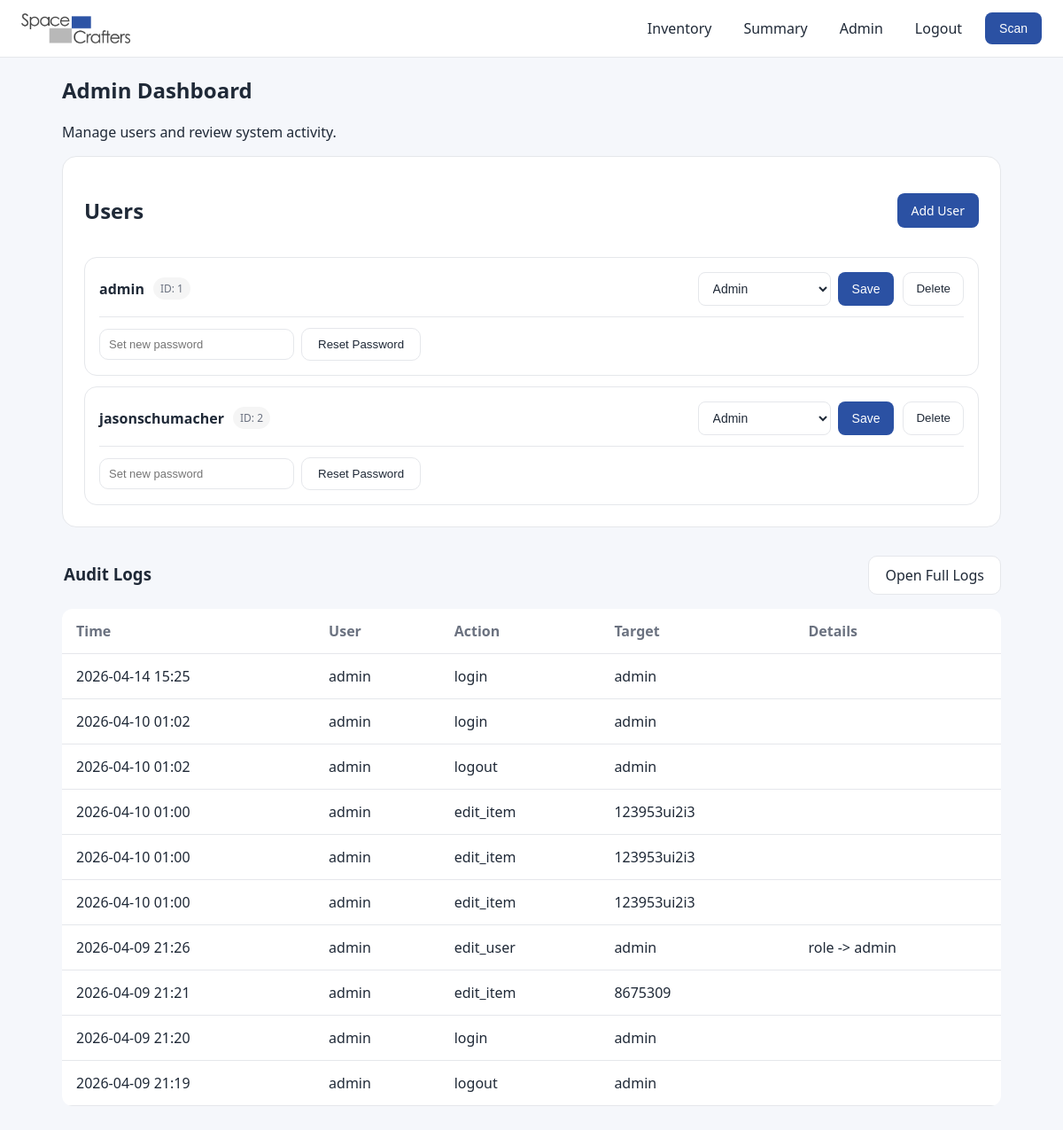
Page /admin (signed in) on the earlier database version.
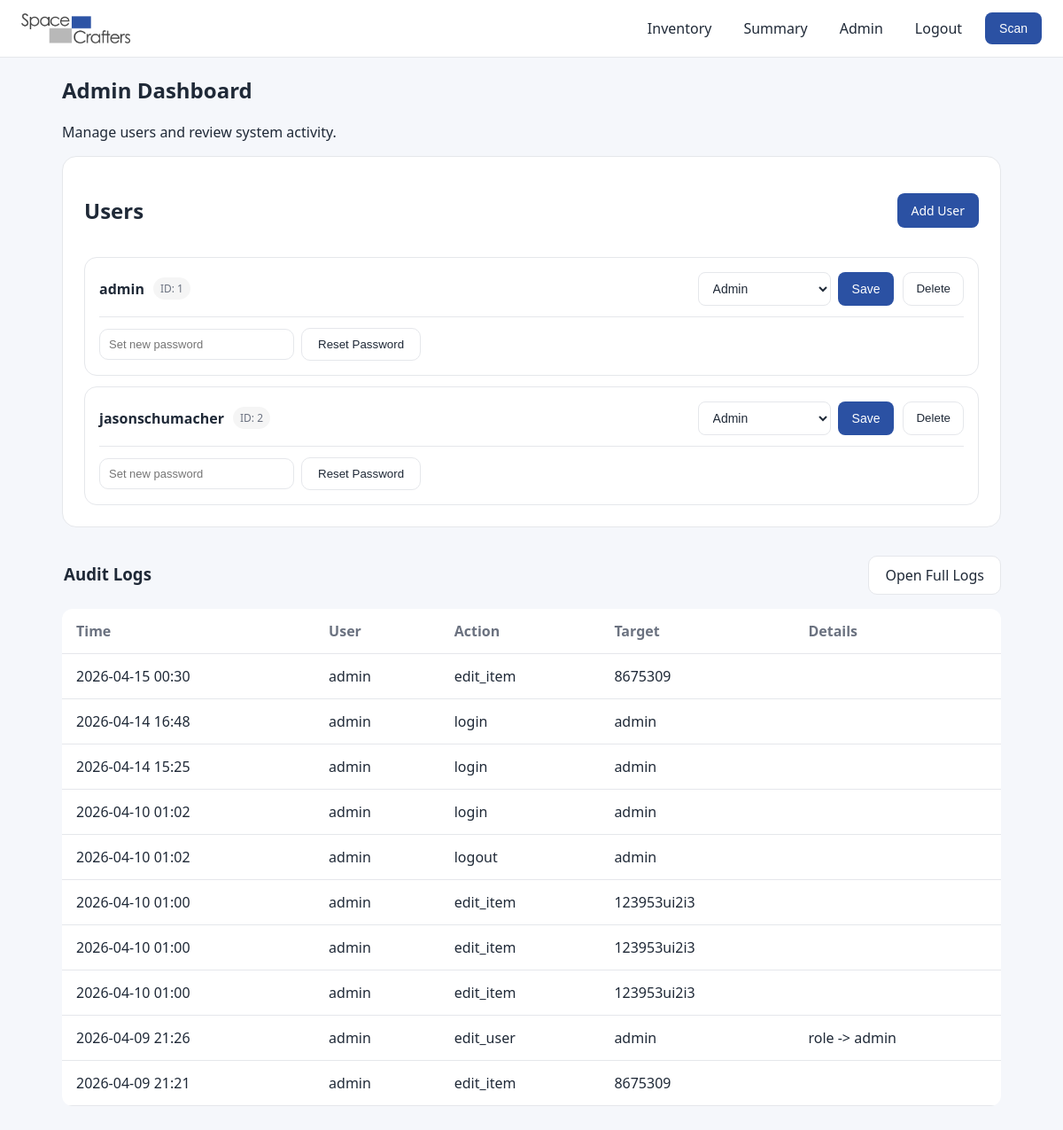
Same page on the later database version.
### models.py (models this page shows)
class User(UserMixin, db.Model):
    __tablename__ = "users"
    id = db.Column(db.Integer, primary_key=True)
    username = db.Column(db.String(100), unique=True, nullable=False)
    password_hash = db.Column(db.String(200), nullable=False)
    role = db.Column(db.String(20), default="viewer")
    audit_logs = db.relationship(
        "AuditLog",
        back_populates="actor",
        cascade="all, delete-orphan",
    )
    @property
    def is_active(self):
        return True
    @property
    def is_admin(self):
        return self.role == "admin"

class AuditLog(db.Model):
    __tablename__ = "audit_logs"
    id = db.Column(db.Integer, primary_key=True)
    actor_id = db.Column(
        db.Integer,
        db.ForeignKey("users.id"),
        nullable=True,
    )
    action = db.Column(db.String(200), nullable=False)
    target = db.Column(db.String(200))
    details = db.Column(db.Text)
    created_at = db.Column(
        db.DateTime,
        default=lambda: datetime.now(timezone.utc),
    )
    actor = db.relationship("User", back_populates="audit_logs")

### app.py (the view)
@app.route("/admin")
@login_required
@admin_required
def admin():
    users = User.query.all()
    logs = AuditLog.query.order_by(AuditLog.id.desc()).limit(10).all()
    return render_template(
        "admin.html",
        users=users,
        logs=logs
    )

### app.py (called while the page is built)
@login_manager.user_loader
def load_user(user_id):
    return db.session.get(User, int(user_id))

def admin_required(view):
    @wraps(view)
    def wrapped(*args, **kwargs):
        if not current_user.is_authenticated or not current_user.is_admin:
            abort(403)
        return view(*args, **kwargs)
    return wrapped

### templates/admin.html (shortened to what this page needs)
{% extends "base.html" %}
{% block content %}
<div class="page">
  <h2>Admin Dashboard</h2>
  <p class="muted-text">Manage users and review system activity.</p>
  <div class="card">
    <div class="table-section-header">
      <h2>Users</h2>
      <a class="primary-btn" href="{{ url_for('add_user') }}">Add User</a>
    </div>
    <div class="user-admin-list">
      {% for user in users %}
      <div class="user-admin-row">
        <div class="user-admin-top">
          <div class="user-admin-info">
            <h3>{{ user.username }}</h3>
            <span class="user-admin-id">ID: {{ user.id }}</span>
          </div>
          <div class="user-admin-main-actions">
            <form method="POST" action="{{ url_for('edit_user', user_id=user.id) }}" class="role-form">
              <div class="role-actions">
                <select name="role">
                  <option value="admin" {% if user.role == "admin" %}selected{% endif %}>Admin</option>
                </select>
                <button type="submit" class="primary-btn">Save</button>
              </div>
            </form>
            <form method="POST"
                  action="{{ url_for('delete_user', user_id=user.id) }}"
                  class="inline-form"
                  onsubmit="return confirm('Delete this user?')">
              <button type="submit" class="secondary-btn">Delete</button>
            </form>
          </div>
        </div>
        <div class="user-admin-bottom">
          <form method="POST"
                action="{{ url_for('reset_user_password', user_id=user.id) }}"
                class="reset-password-form"
                onsubmit="return confirm('Reset password for {{ user.username }}?')">
            <input
              type="password"
              name="new_password"
              placeholder="Set new password"
              required
              minlength="8"
            >
            <button type="submit" class="secondary-btn">Reset Password</button>
          </form>
        </div>
      </div>
      {% endfor %}
    </div>
  </div>
<div class="table-section-header">
  <h3>Audit Logs</h3>
  <a href="{{ url_for('view_audit_logs') }}" class="secondary-btn">
    Open Full Logs
  </a>
</div>
  {% if logs %}
  <table class="summary-table">
    <thead>
      <tr>
        <th>Time</th>
        <th>User</th>
        <th>Action</th>
        <th>Target</th>
        <th>Details</th>
      </tr>
    </thead>
    <tbody>
      {% for log in logs[:10] %}
      <tr>
        <td>{{ log.created_at.strftime("%Y-%m-%d %H:%M") if log.created_at else "" }}</td>
        <td>{{ log.actor.username if log.actor else "System" }}</td>
        <td>{{ log.action }}</td>
        <td>{{ log.target or "" }}</td>
        <td>{{ log.details or "" }}</td>
      </tr>
      {% endfor %}
    </tbody>
  </table>
  {% else %}
    <p class="muted-text">No activity yet.</p>
  {% endif %}
</div>
{% endblock %}

Differences in the rows shown:
no longer on this page (row unchanged): AuditLog: created_at "2026-04-09 21:20", actor "admin", action "login", target "admin"
no longer on this page (row unchanged): AuditLog: created_at "2026-04-09 21:19", actor "admin", action "logout", target "admin"
added AuditLog: created_at "2026-04-15 00:30", actor "admin", action "edit_item", target "8675309"
added AuditLog: created_at "2026-04-14 16:48", actor "admin", action "login", target "admin"
